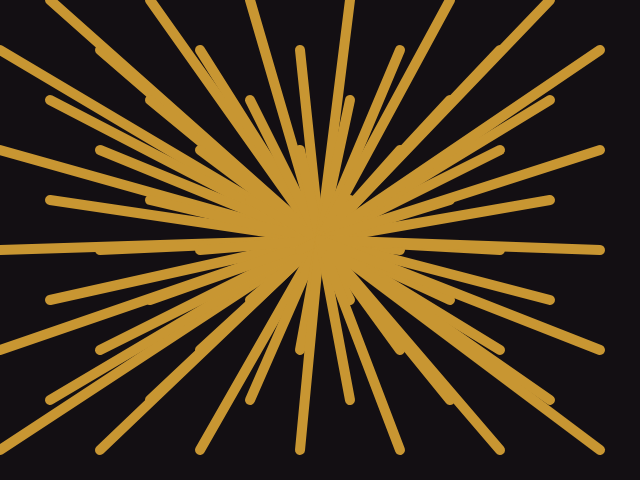
Frame 1 (no input)
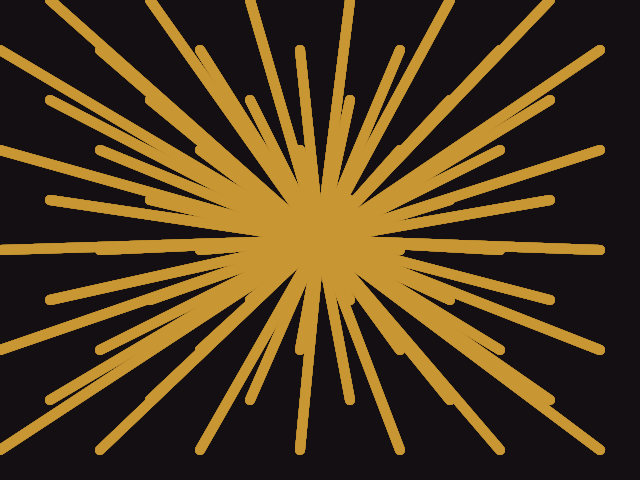
Frame 60 (no input)
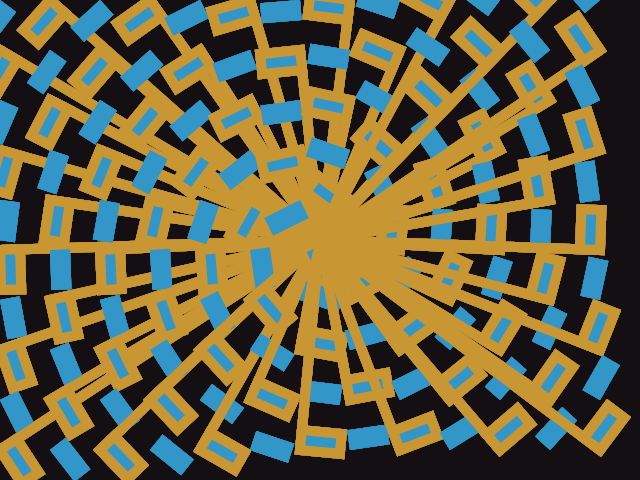
Frame 120 (the mouse pressed at the canvas centre since frame 60)

The p5.js sketch that drew these frames (run headless with seeded random() and noise() and a simulated clock; from frame 60 on, the mouse is pressed at the canvas centre):

// p5.js sketch
// ── sketch.js
var w = 640;
var h = 480;
var tanRotate = 0;

function setup() {
  createCanvas(w, h);
  background(20, 15, 20);
}

function draw() {
  background(20, 15, 20, 20);
  for(var i = 0; i < width; i+=50){
  	for(var j = 0; j< height; j+=50){
    	strokeWeight((i+j)%20);
  	 	stroke(200, 150, 50);
  	 	line(w/2, h/2, i, j);
      push();
      tanRotate = atan2(mouseY-j, mouseX-i);
      translate(i, j);
      rotate(tanRotate);
  	 	fill(50, 150, 200);
  	 	rect(0, 0, (mouseX+i)%50, (mouseY+j)%50);
      pop();
  	}
  }
    
}
// ── sketch2.js
var w = 640;
var h = 480;

function setup() {
  createCanvas(w, h);
  rectMode(CENTER);
  //background(20, 15, 20);
}

function draw() {
  background(20, 15, 20);
  strokeWeight(6);
  stroke(200, 150, 50);
  for(var i = 0; i < width; i+=50){
  	for(var j = 0; j< height; j+=50){
      push();
      translate(i, j);
      var a = atan2(mouseY-h/2, mouseX-w/2);
      rotate(a);
  	 	fill(50, 150, 200);
  	 	rect(0, 0, 40, 10);
      pop();
  	}
  }
    
}
// ── sketchFunMistake1.js
var w = 640;
var h = 480;
var tanRotate = 0;

function setup() {
  createCanvas(w, h);
  background(20, 15, 20);
}

function draw() {
  background(20, 15, 20, 20);
  for(var i = 0; i < width; i+=50){
  	for(var j = 0; j< height; j+=50){
    	strokeWeight((i+j)%20);
  	 	stroke(200, 150, 50);
  	 	line(w/2, h/2, i, j);
      tanRotate = atan2(mouseY-j, mouseX-i);
      rotate(tanRotate);
  	 	fill(50, 150, 200);
  	 	rect(i, j, (mouseX+i)%50, (mouseY+j)%50);
  	}
  }
    
}
// ── sketchFunMistake2.js
var w = 640;
var h = 480;
var tanRotate = 0;

function setup() {
  createCanvas(w, h);
  background(20, 15, 20);
}

function draw() {
  background(20, 15, 20, 20);
  for(var i = 0; i < width; i+=50){
  	for(var j = 0; j< height; j+=50){
    	strokeWeight((i+j)%20);
  	 	stroke(200, 150, 50);
  	 	line(w/2, h/2, i, j);
      push();
      tanRotate = atan2(mouseY-j, mouseX-i);
      rotate(tanRotate);
  	 	fill(50, 150, 200);
  	 	rect(i, j, (mouseX+i)%50, (mouseY+j)%50);
      pop();
  	}
  }
    
}
// ── sketchFunMistake3.js
var w = 640;
var h = 480;
var tanRotate = 0;

function setup() {
  createCanvas(w, h);
  background(20, 15, 20);
}

function draw() {
  background(20, 15, 20, 20);
  for(var i = 0; i < width; i+=50){
  	for(var j = 0; j< height; j+=50){
    	strokeWeight((i+j)%20);
  	 	stroke(200, 150, 50);
  	 	line(w/2, h/2, i, j);
      push();
      tanRotate = atan2(mouseY-j, mouseX-i);
      translate(mouseX, mouseY);
      rotate(tanRotate);
  	 	fill(50, 150, 200);
  	 	rect(i, j, (mouseX+i)%50, (mouseY+j)%50);
      pop();
  	}
  }
    
}
// ── sketchFunMistake4.js
var w = 640;
var h = 480;

function setup() {
  createCanvas(w, h);
  //background(20, 15, 20);
}

function draw() {
  background(20, 15, 20);
  strokeWeight(6);
  stroke(200, 150, 50);
  for(var i = 0; i < width; i+=50){
  	for(var j = 0; j< height; j+=50){
      push();
      translate(w/2, h/2);
      var a = atan2(mouseY-h/2, mouseX-w/2);
      rotate(a);
  	 	fill(50, 150, 200);
  	 	rect(i, j, 40, 10);
      pop();
  	}
  }
    
}
